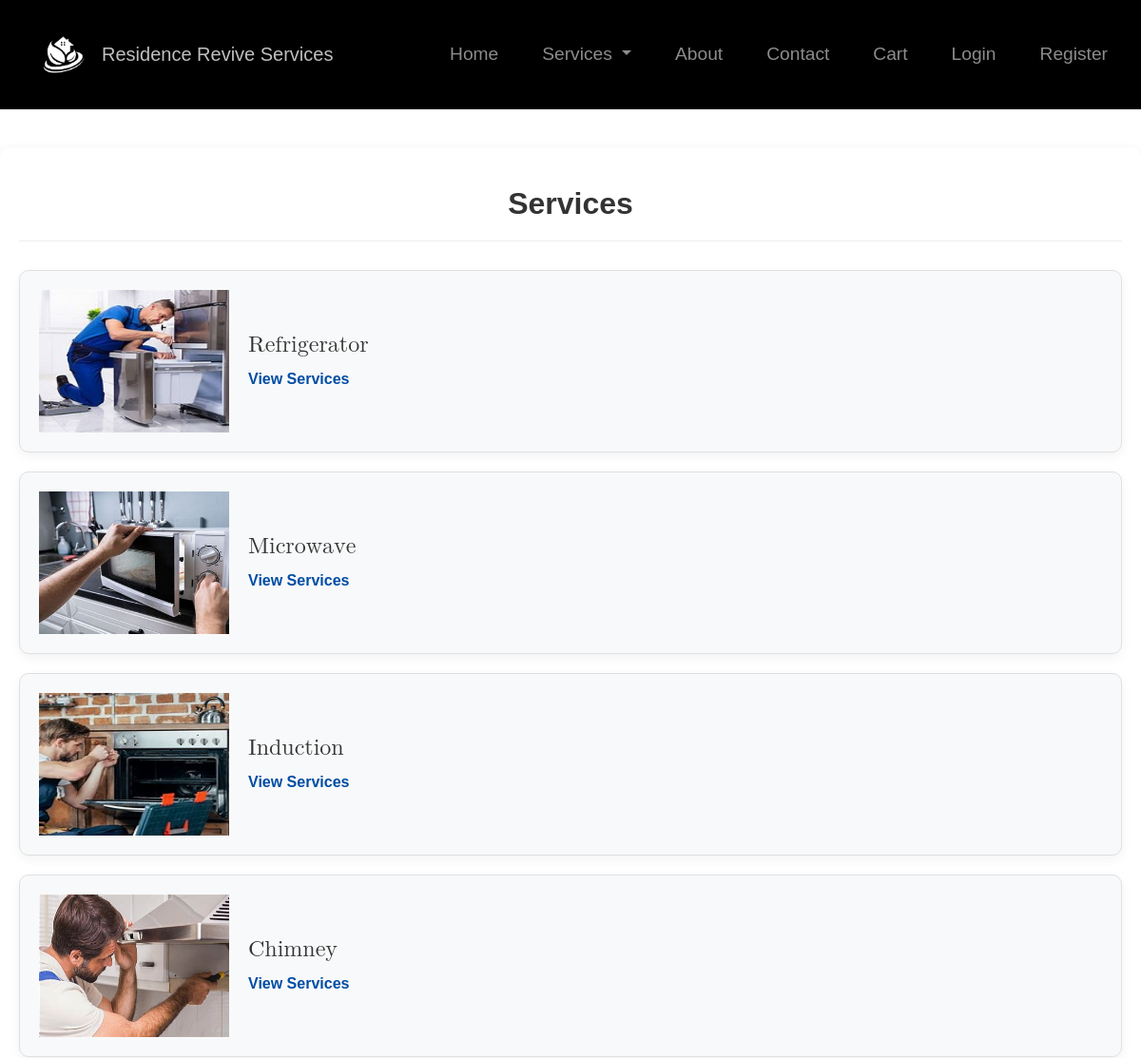
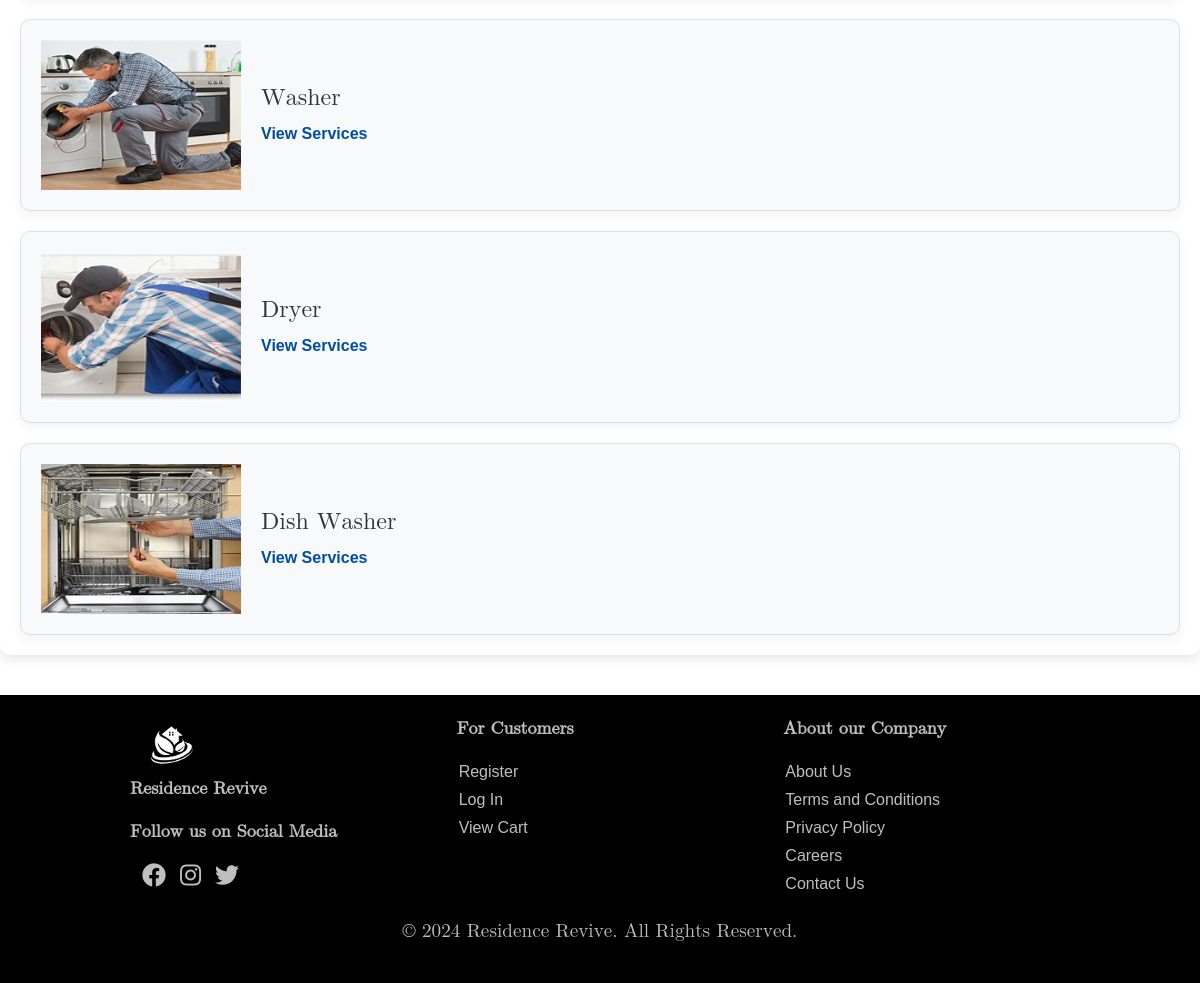
Page /subcategory.php?category_id=4 on the committed database (2 pictures, top to bottom).
### tables this page shows
CREATE TABLE IF NOT EXISTS sub_categories (
    sub_category_id INT PRIMARY KEY,
    sub_category_name VARCHAR(100) NOT NULL UNIQUE
);

### includes/functions.php (called while the page is built, shortened)
<?php
function getSubCategories($conn, $category_id)
{
    $sql = "SELECT  DISTINCT sc.sub_category_id, sc.sub_category_name
            FROM sub_categories sc
            INNER JOIN category_subcategory_service_mapping csm ON sc.sub_category_id = csm.sub_category_id
            WHERE csm.category_id = ?";
    $stmt = $conn->prepare($sql);
    $stmt->bind_param("i", $category_id);
    $stmt->execute();
    $result = $stmt->get_result();
    $subcategories = [];
    if ($result->num_rows > 0) {
        while ($row = $result->fetch_assoc()) {
            $subcategories[] = $row;
        }
    }
    return $subcategories;
}
?>

### subcategory.php (the view, shortened to what this page needs)
<?php
include 'config/db.php';
include 'includes/functions.php';
?>
<!DOCTYPE html>
<html lang="en">
<head>
    <link rel="stylesheet" href="css/subcategory.css">
</head>
<body>
<?php include 'includes/header.php'; ?>
    <div class="subcategories">
        <h3>Services</h3>
        <div class="subcategory">
            <?php
            $category_id = isset($_GET['category_id']) ? intval($_GET['category_id']) : 0;
            $subcategories = getSubCategories($conn, $category_id);
            foreach ($subcategories as $subcategory) {
            ?>
            <div class="subcategory-card" data-sub-category-id="<?php echo $subcategory['sub_category_id']; ?>">
                <?php
                $sub_icons = [
                    'Bathroom Cleaning' => './images/service-images/BathroomCleaning.jpg',
                    'Kitchen Cleaning' => './images/service-images/KitchenCleaning.jpg',
                    'Carpet Cleaning' => './images/service-images/CarpetCleaning.jpg',
                    'Home Cleaning' => './images/service-images/HomeCleaning.jpg',
                    'Refrigerator'=> './images/service-images/Refrigerator.jpg',
                    'Microwave'=> './images/service-images/Microwave.jpg',
                    'Induction'=> './images/service-images/Induction.jpg',
                    'Chimney'=> './images/service-images/Chimney.jpg',
                    'Washer'=> './images/service-images/Washer.jpg',
                    'Dryer'=> './images/service-images/Dryer.jpg',
                    'Dish Washer'=> './images/service-images/DishWasher.jpg',
                    'Switch and Socket'=> './images/service-images/SwitchandSocket.jpg',
                    'Light'=> './images/service-images/Light.jpg',
                    'Doorbell'=> './images/service-images/Doorbell.jpg',
                    'Television'=> './images/service-images/Television.jpg',
                    'Expert Consultation'=> './images/service-images/ExpertConsultation.jpg',
                    'Wardrobe'=> './images/service-images/Wardrobe.jpg',
                    'Tables/Drawers/Workspaces'=> './images/service-images/TablesDrawersWorkspaces.jpg',
                    'Bed'=> './images/service-images/Bed.jpg',
                    'Sofa'=> './images/service-images/Sofa.jpg',
                    'Tap'=> './images/service-images/Tap.jpg',
                    'Basin & Sink'=> './images/service-images/BasinSink.jpg',
                    'Bath fittings'=> './images/service-images/Bathfittings.jpg',
                    'Minor Fitting/Installation'=> './images/service-images/MinorFittingInstallation.jpg',
                    'Toilet'=> './images/service-images/Toilet.jpg',
                    'Shower'=> './images/service-images/Shower.jpg',
                    'Insects'=> './images/service-images/insects.jpg',
                    'Rodents'=> './images/service-images/rodents.jpg',
                    'Others'=> './images/service-images/Others.jpg',
                ];
                ?>
                <?php if (isset($sub_icons[$subcategory['sub_category_name']])): ?>
                    <img src="<?php echo $sub_icons[$subcategory['sub_category_name']]; ?>"
                        alt="<?php echo $subcategory['sub_category_name']; ?> icon" class="subcategory-icon">
                <?php else: ?>
                    <img src="images/default.png" alt="Default icon" class="subcategory-icon">
                <?php endif; ?>
                <div class="subcategory-info">
                    <h2><?php echo $subcategory['sub_category_name']; ?></h2>
                    <a href="#" class="view-services" data-sub-category-id="<?php echo $subcategory['sub_category_id']; ?>">View Services</a>
                </div>
            </div>
            <?php } ?>
        </div>
    </div>
    <?php include 'includes/footer.php'; ?>
</body>
</html>

### includes/header.php (shortened to what this page needs)
<!DOCTYPE html>
<html lang="en">
<head>
    <link href="https://cdn.jsdelivr.net/npm/bootstrap@5.3.3/dist/css/bootstrap.min.css" rel="stylesheet">
    <link rel="stylesheet" href="https://cdnjs.cloudflare.com/ajax/libs/font-awesome/5.15.4/css/all.min.css">
    <link rel="stylesheet" href="css/styles.css">
</head>
<body>
    <header>
        <nav class="navbar navbar-expand-lg navbar-dark">
            <div class="container-fluid">
                <a class="navbar-brand logo" href="index.php">
                    <img src="images/ResidenceRevive_logo.png" alt="Residence Revive Logo">
                    Residence Revive Services
                </a>
                <div class="collapse navbar-collapse" id="navbarNav">
                    <ul class="navbar-nav ms-auto mb-2 mb-lg-0">
                        <li class="nav-item">
                            <a class="nav-link" href="index.php">Home</a>
                        </li>
                        <li class="nav-item dropdown">
                            <a class="nav-link dropdown-toggle" href="#" id="servicesDropdown" role="button"
                                data-bs-toggle="dropdown" aria-expanded="false">
                                Services
                            </a>
                        </li>
                        <li class="nav-item">
                            <a class="nav-link" href="about_us.php">About</a>
                        </li>
                        <li class="nav-item">
                            <a class="nav-link" href="contact_us.php">Contact</a>
                        </li>
                        <li class="nav-item">
                            <a class="nav-link" href="cart.php">Cart</a>
                        </li>
                        <?php if (!isset($_SESSION['email'])): ?>
                            <li class="nav-item">
                                <a class="nav-link" href="login.php">Login</a>
                            </li>
                            <li class="nav-item">
                                <a class="nav-link" href="signup.php">Register</a>
                            </li>
                        <?php endif; ?>
                    </ul>
                </div>
            </div>
        </nav>
    </header>
</body>
</html>

### includes/footer.php (shortened to what this page needs)
<!DOCTYPE html>
<html lang="en">
<head>
    <link rel="stylesheet" href="https://cdnjs.cloudflare.com/ajax/libs/font-awesome/5.15.4/css/all.min.css">
    <link rel="stylesheet" href="css/styles.css">
</head>
<body>
    <footer>
        <div>
            <a href="index.php" class="logo"><img src="images/ResidenceRevive_logo.png" alt="Residence Revive Logo"></a>
            <p class="bold">Residence Revive</p>
            <p class="bold">Follow us on Social Media</p>
            <div class="social-links">
                <a href="https://www.facebook.com/profile.php?id=61561765015915&notif_id=1720298577477623&notif_t=page_user_activity&ref=notif" class="icon-facebook" aria-label="Facebook" name="facebook-link"><i class="fab fa-facebook"></i></a>
                <a href="https://www.instagram.com/residencerevive/?igsh=d2RsM2NmMWVsYXNz" class="icon-instagram" aria-label="Instagram"><i class="fab fa-instagram"></i></a>
                <a href="https://x.com/ResidenceRevive" class="icon-twitter" aria-label="Twitter"><i class="fab fa-twitter"></i></a>
            </div>
        </div>
        <div>
            <p class="bold">For Customers</p>
            <a href="signup.php">Register</a>
            <a href="login.php">Log In</a>
            <a href="cart.php">View Cart</a>
        </div>
        <div>
            <p class="bold">About our Company</p>
            <a href="about_us.php">About Us</a>
            <a href="terms_and_conditions.php">Terms and Conditions</a>
            <a href="privacy_policy.php">Privacy Policy</a>
            <a href="careers.php">Careers</a>
            <a href="contact_us.php">Contact Us</a>
        </div>
        <p class="rights">© 2024 Residence Revive. All Rights Reserved.</p>
    </footer>
</body>
</html>

### css/subcategory.css (style rules this page uses)
body { font-family: 'Roboto', sans-serif; background-color: #f8f9fa; margin: 0; padding: 0; }
.subcategories { max-width: 1400px; margin: 40px auto; padding: 20px; background-color: #ffffff; border-radius: 10px; box-shadow: 0 4px 12px rgba(0, 0, 0, 0.1); }
.subcategories h3 { text-align: center; font-size: 2rem; color: #333; padding: 20px 0; border-bottom: 1px solid #eee; margin-bottom: 30px; font-weight: bold; }
.subcategory { display: flex; flex-direction: column; gap: 20px; }
.subcategory-card { display: flex; padding: 20px; background-color: #f8f9fa; border: 1px solid #e0e0e0; border-radius: 10px; box-shadow: 0 4px 12px rgba(0, 0, 0, 0.05); transition: transform 0.3s ease, box-shadow 0.3s ease; align-items: center; gap: 20px; }
.subcategory-card img { width: 200px; height: 150px; }
.subcategory-info { flex: 1; display: flex; flex-direction: column; gap: 10px; }
.subcategory-info h2 { font-size: 1.5rem; color: #333; margin: 0; font-weight: 500; font-family: math; }
.subcategory-info a { color: #004DA3; text-decoration: none; font-weight: bold; }

### css/styles.css (style rules this page uses)
body { font-family: Arial, sans-serif; margin: 0; padding: 0; }
header, footer { background-color: black; color: white; text-align: center; padding: 1em 0; }
nav a { color: white; margin: 0 15px; text-decoration: none; }
.navbar-brand { color: rgba(255, 255, 255, 0.75); }
footer { background-color: black; color: rgba(255, 255, 255, 0.75); padding: 20px 10%; text-align: center; display: grid; grid-template-columns: repeat(3, 1fr); gap: 20px; }
footer div { padding: 0 10px; display: flex; flex-direction: column; justify-content: flex-start; align-items: flex-start; }
footer div a { text-decoration: none; padding: 2px; color: inherit; transition: color 0.3s; }
footer div p { font-size: 18px; }
footer .social-links { display: flex; flex-direction: row; flex-wrap: wrap; align-items: center; }
footer .social-links a { margin-right: 10px; color: inherit; }
footer .social-links a i { font-size: 1.5rem; }
.bold { font-weight: bold; }
.rights { text-align: center; grid-column: 1 / span 3; }
nav { display: flex; justify-content: space-between; align-items: center; padding: 10px 20px; background-color: black; color: #fff; font-size: 1.2rem; }
.logo { display: flex; flex-direction: row; align-items: center; }
.logo img { width: 80px; }
p { font-family: math; font-size: 1.2rem; }

### rows in the picture
sub_categories: sub_category_name (picture), sub_category_name "Refrigerator"
sub_categories: sub_category_name (picture), sub_category_name "Microwave"
sub_categories: sub_category_name (picture), sub_category_name "Induction"
sub_categories: sub_category_name (picture), sub_category_name "Chimney"
sub_categories: sub_category_name (picture), sub_category_name "Washer"
sub_categories: sub_category_name (picture), sub_category_name "Dryer"
sub_categories: shows a picture, sub_category_name "Dish Washer"
